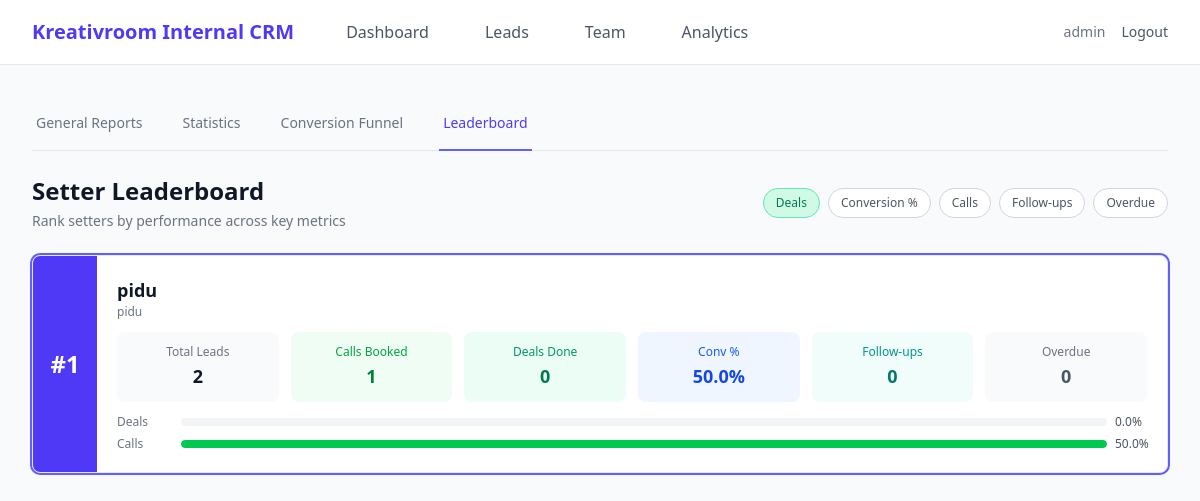
Screenshot of /admin/leaderboard (signed in) with the database file from the repository.
### instagram_crm/models.py (models this page shows, shortened)
class User(UserMixin, db.Model):
    __tablename__ = "users"
    id            = db.Column(db.Integer, primary_key=True)
    username      = db.Column(db.String(255), unique=True, nullable=False)
    password_hash = db.Column(db.String(255), nullable=False)
    role          = db.Column(db.String(50), default="setter")
    last_login    = db.Column(db.DateTime, nullable=True)
    created_at    = db.Column(db.DateTime, default=datetime.utcnow)
    leads      = db.relationship("Lead", backref="setter", lazy="dynamic")
    activities = db.relationship("Activity", backref="user", lazy="dynamic")
    @property
    def is_admin(self) -> bool:
        return self.role == "admin"

### instagram_crm/admin.py (the view)
@admin_bp.route("/leaderboard")
@admin_required
def leaderboard():
    setters = User.query.filter_by(role="setter").all()
    leaderboard_data = []
    for s in setters:
        total = Lead.query.filter_by(assigned_to=s.id).count()
        calls = Call.query.join(Lead).filter(Lead.assigned_to == s.id).count()
        deals = Lead.query.filter_by(assigned_to=s.id, status="deal_done").count()
        overdue_count = (
            Lead.query.filter(
                Lead.assigned_to == s.id,
                Lead.next_followup != None,
                Lead.next_followup < date.today(),
                Lead.status != "call_booked",
                Lead.status != "deal_done"
            ).count()
        )
        followups = Activity.query.filter(
            Activity.user_id == s.id,
            Activity.action.like("Follow-up done%")
        ).count()
        conv = round((calls / total) * 100, 1) if total else 0
        deal_rate = round((deals / total) * 100, 1) if total else 0
        leaderboard_data.append({
            "user": s,
            "total": total,
            "calls": calls,
            "deals": deals,
            "overdue": overdue_count,
            "followups": followups,
            "conversion": conv,
            "deal_rate": deal_rate,
        })
    sort = request.args.get("sort", "deals")
    if sort in ("deals", "conversion", "calls", "followups", "overdue"):
        reverse = sort != "overdue"
        leaderboard_data.sort(key=lambda r: r.get(sort, 0), reverse=reverse)
    return render_template("admin/leaderboard.html",
        leaderboard_data=leaderboard_data, sort=sort)

### instagram_crm/admin.py (called while the page is built)
def admin_required(fn):
    from functools import wraps
    @wraps(fn)
    @login_required
    def wrapper(*args, **kwargs):
        if not current_user.is_admin:
            abort(403)
        return fn(*args, **kwargs)
    return wrapper

### instagram_crm/templates/admin/leaderboard.html (shortened to what this page needs)
{% extends "base.html" %}
{% block content %}
<div class="mb-6">
  <div class="border-b border-gray-200">
    <nav class="-mb-px flex space-x-8" aria-label="Tabs">
      <a href="{{ url_for('admin.reports') }}" class="{% if request.endpoint == 'admin.reports' %}border-indigo-500 text-indigo-600{% else %}border-transparent text-gray-500 hover:border-gray-300 hover:text-gray-700{% endif %} whitespace-nowrap py-4 px-1 border-b-2 font-medium text-sm">General Reports</a>
      <a href="{{ url_for('admin.stats') }}" class="{% if request.endpoint == 'admin.stats' %}border-indigo-500 text-indigo-600{% else %}border-transparent text-gray-500 hover:border-gray-300 hover:text-gray-700{% endif %} whitespace-nowrap py-4 px-1 border-b-2 font-medium text-sm">Statistics</a>
      <a href="{{ url_for('admin.funnel') }}" class="{% if request.endpoint == 'admin.funnel' %}border-indigo-500 text-indigo-600{% else %}border-transparent text-gray-500 hover:border-gray-300 hover:text-gray-700{% endif %} whitespace-nowrap py-4 px-1 border-b-2 font-medium text-sm">Conversion Funnel</a>
      <a href="{{ url_for('admin.leaderboard') }}" class="{% if request.endpoint == 'admin.leaderboard' %}border-indigo-500 text-indigo-600{% else %}border-transparent text-gray-500 hover:border-gray-300 hover:text-gray-700{% endif %} whitespace-nowrap py-4 px-1 border-b-2 font-medium text-sm">Leaderboard</a>
    </nav>
  </div>
</div>
<div class="mb-6 flex flex-col sm:flex-row sm:justify-between sm:items-center gap-4">
  <div>
    <h1 class="text-2xl font-bold text-gray-900">Setter Leaderboard</h1>
    <p class="text-sm text-gray-500 mt-1">Rank setters by performance across key metrics</p>
  </div>
  <div class="flex gap-2">
    <a href="{{ url_for('admin.leaderboard', sort='deals') }}" class="px-3 py-1.5 text-xs font-medium rounded-full border {% if sort == 'deals' %}bg-emerald-100 border-emerald-300 text-emerald-700{% else %}bg-white border-gray-300 text-gray-600{% endif %}">Deals</a>
    <a href="{{ url_for('admin.leaderboard', sort='conversion') }}" class="px-3 py-1.5 text-xs font-medium rounded-full border {% if sort == 'conversion' %}bg-blue-100 border-blue-300 text-blue-700{% else %}bg-white border-gray-300 text-gray-600{% endif %}">Conversion %</a>
    <a href="{{ url_for('admin.leaderboard', sort='calls') }}" class="px-3 py-1.5 text-xs font-medium rounded-full border {% if sort == 'calls' %}bg-green-100 border-green-300 text-green-700{% else %}bg-white border-gray-300 text-gray-600{% endif %}">Calls</a>
    <a href="{{ url_for('admin.leaderboard', sort='followups') }}" class="px-3 py-1.5 text-xs font-medium rounded-full border {% if sort == 'followups' %}bg-teal-100 border-teal-300 text-teal-700{% else %}bg-white border-gray-300 text-gray-600{% endif %}">Follow-ups</a>
    <a href="{{ url_for('admin.leaderboard', sort='overdue') }}" class="px-3 py-1.5 text-xs font-medium rounded-full border {% if sort == 'overdue' %}bg-red-100 border-red-300 text-red-700{% else %}bg-white border-gray-300 text-gray-600{% endif %}">Overdue</a>
  </div>
</div>
<div class="space-y-4">
  {% for row in leaderboard_data %}
  {% set u = row.user %}
  <div class="bg-white border border-gray-200 rounded-lg shadow-sm overflow-hidden {% if loop.first %}ring-2 ring-indigo-500{% endif %}">
    <div class="flex items-stretch">
      <div class="flex items-center justify-center w-16 shrink-0 {% if loop.index == 1 %}bg-indigo-600{% elif loop.index == 2 %}bg-indigo-400{% elif loop.index == 3 %}bg-indigo-300{% else %}bg-gray-200{% endif %}">
        <span class="text-2xl font-bold {% if loop.index <= 3 %}text-white{% else %}text-gray-500{% endif %}">#{{ loop.index }}</span>
      </div>
      <div class="flex-1 p-5">
        <div class="flex justify-between items-center mb-3">
          <div>
            <h3 class="text-lg font-semibold text-gray-900">{{ u.username }}</h3>
            <p class="text-xs text-gray-500">{{ u.username }}</p>
          </div>
        </div>
        <div class="grid grid-cols-2 md:grid-cols-6 gap-3">
          <div class="bg-gray-50 rounded-lg p-3 text-center">
            <div class="text-xs text-gray-500 mb-0.5">Total Leads</div>
            <div class="text-lg font-bold text-gray-900">{{ row.total }}</div>
          </div>
          <div class="bg-green-50 rounded-lg p-3 text-center">
            <div class="text-xs text-green-600 mb-0.5">Calls Booked</div>
            <div class="text-lg font-bold text-green-700">{{ row.calls }}</div>
          </div>
          <div class="bg-emerald-50 rounded-lg p-3 text-center">
            <div class="text-xs text-emerald-600 mb-0.5">Deals Done</div>
            <div class="text-lg font-bold text-emerald-700">{{ row.deals }}</div>
          </div>
          <div class="bg-blue-50 rounded-lg p-3 text-center">
            <div class="text-xs text-blue-600 mb-0.5">Conv %</div>
            <div class="text-lg font-bold text-blue-700">{{ row.conversion }}%</div>
          </div>
          <div class="bg-teal-50 rounded-lg p-3 text-center">
            <div class="text-xs text-teal-600 mb-0.5">Follow-ups</div>
            <div class="text-lg font-bold text-teal-700">{{ row.followups }}</div>
          </div>
          <div class="{% if row.overdue > 0 %}bg-red-50{% else %}bg-gray-50{% endif %} rounded-lg p-3 text-center">
            <div class="text-xs {% if row.overdue > 0 %}text-red-600{% else %}text-gray-500{% endif %} mb-0.5">Overdue</div>
            <div class="text-lg font-bold {% if row.overdue > 0 %}text-red-700{% else %}text-gray-600{% endif %}">{{ row.overdue }}</div>
          </div>
        </div>
        {% set max_deals = leaderboard_data[0].deals if leaderboard_data else 1 %}
        {% set max_calls = leaderboard_data[0].calls if leaderboard_data else 1 %}
        <div class="mt-3 space-y-1.5">
          <div class="flex items-center gap-2">
            <span class="text-xs text-gray-500 w-14">Deals</span>
            <div class="flex-1 h-2 bg-gray-100 rounded-full overflow-hidden">
            </div>
            <span class="text-xs font-medium text-gray-600 w-8">{{ row.deal_rate }}%</span>
          </div>
          <div class="flex items-center gap-2">
            <span class="text-xs text-gray-500 w-14">Calls</span>
            <div class="flex-1 h-2 bg-gray-100 rounded-full overflow-hidden">
              <div class="h-full bg-green-500 rounded-full" style="width: {{ (row.calls / max_calls * 100) if max_calls else 0 }}%"></div>
            </div>
            <span class="text-xs font-medium text-gray-600 w-8">{{ row.conversion }}%</span>
          </div>
        </div>
      </div>
    </div>
  </div>
  {% else %}
  <div class="text-center py-12 text-gray-500">
    <p class="text-lg font-medium">No setters found</p>
    <p class="text-sm mt-1">Add setters to see the leaderboard.</p>
  </div>
  {% endfor %}
</div>
{% endblock %}

### instagram_crm/templates/base.html (shortened to what this page needs)
<!DOCTYPE html>
<html lang="en">
<head>
  <script src="https://unpkg.com/@tailwindcss/browser@4"></script>
</head>
<body class="bg-gray-50 text-gray-900 flex flex-col min-h-screen">
  {% if current_user.is_authenticated %}
  <nav class="bg-white border-b border-gray-200">
    <div class="max-w-7xl mx-auto px-4 sm:px-6 lg:px-8">
      <div class="flex justify-between h-16">
        <div class="flex items-center">
          <span class="text-xl font-bold text-indigo-600">Kreativroom Internal CRM</span>
          <div class="hidden md:flex md:ml-10 md:space-x-8">
            {% if current_user.is_admin %}
              <a href="{{ url_for('admin.dashboard') }}" class="text-gray-600 hover:text-gray-900 px-3 py-2 rounded-md font-medium">Dashboard</a>
              <a href="{{ url_for('admin.all_leads') }}" class="text-gray-600 hover:text-gray-900 px-3 py-2 rounded-md font-medium">Leads</a>
              <a href="{{ url_for('admin.team') }}" class="text-gray-600 hover:text-gray-900 px-3 py-2 rounded-md font-medium">Team</a>
              <a href="{{ url_for('admin.reports') }}" class="text-gray-600 hover:text-gray-900 px-3 py-2 rounded-md font-medium">Analytics</a>
            {% else %}
              <a href="{{ url_for('crm.dashboard') }}" class="text-gray-600 hover:text-gray-900 px-3 py-2 rounded-md font-medium">My Leads</a>
            {% endif %}
          </div>
        </div>
        <div class="flex items-center space-x-4">
          <span class="text-sm text-gray-500 hidden sm:block">{{ current_user.username }}</span>
          <a href="{{ url_for('auth.logout') }}" class="text-sm font-medium text-gray-600 hover:text-red-600">Logout</a>
        </div>
      </div>
    </div>
  </nav>
  {% endif %}
  <main class="flex-1 max-w-7xl w-full mx-auto p-4 sm:p-6 lg:p-8">
    {% block content %}{% endblock %}
  </main>
</body>
</html>

### instagram_crm/templates/base.html (style rules this page uses)
body { font-family: system-ui, -apple-system, sans-serif; }

### rows the page displays
User: username "admin"
User: username "pidu", username "pidu"

### other values shown
{{ row.total }} "2"
{{ row.calls }} "1"
{{ row.deals }} "0"
{{ row.conversion }} "50.0"
{{ row.followups }} "0"
{{ row.overdue }} "0"
{{ row.deal_rate }} "0.0"
